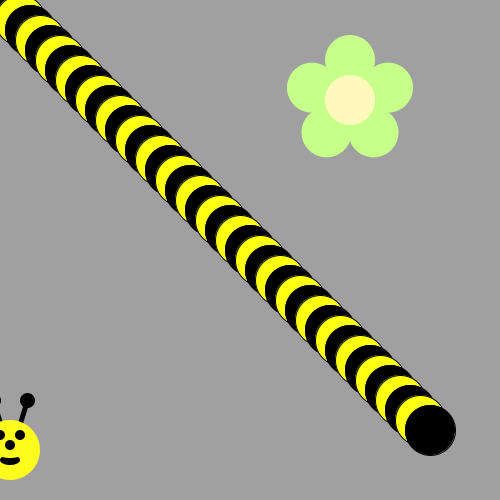
Frame 1 (no input)
Frame 60 (the mouse pressed at the canvas centre just before this capture): identical to frame 1, image omitted
Frame 120 (the mouse held since frame 60 and released just before this capture): identical to frame 1, image omitted

The Processing sketch that drew this single still picture (run headless with seeded random() and noise(); from frame 60 on, the mouse is pressed at the canvas centre):

// Processing sketch: Bumble_bee
// ── Bumble_bee.pde
int x=10;
int y=10;
void draw() {
/*Use a loop to make a body for the Bee!
Then put his head on using drawBeeFace(x,y)
Use Modulo to make the colors alternate 
*/
}

void drawFlower(int x, int y) {
     noStroke();
     translate(x, y);
     // draw 5 petals, rotating after each one<
     fill(#c6ff89);      // green
      for (int i = 0; i < 5; i++) {
           ellipse(0, -40, 50, 50);
          rotate(radians(72));
     }
     fill(#fff9bb); // light yellow
  ellipse(0, 0, 50, 50);
} 
void drawBeeFace(int BeeFaceX, int BeeFaceY) {
     noStroke();
     fill(0, 0, 0);
     stroke(1);
     strokeWeight(5);
     line(BeeFaceX-10, BeeFaceY-27, BeeFaceX-17, BeeFaceY-50);
     line(BeeFaceX+10, BeeFaceY-27, BeeFaceX+17, BeeFaceY-50);
     ellipse(BeeFaceX-17, BeeFaceY-50, 10, 10);
     ellipse(BeeFaceX+17, BeeFaceY-50, 10, 10);
     noStroke();
     fill(255, 251, 28);
     ellipse(BeeFaceX, BeeFaceY, 60, 60); // face
     fill(255, 237, 209);
     fill(0,0,0);
      ellipse(BeeFaceX-10, BeeFaceY-15, 10, 10); // eyes
     ellipse(BeeFaceX+10, BeeFaceY-15, 10, 10);
      ellipse(BeeFaceX, BeeFaceY-5, 10, 10); // nose
      ellipse(BeeFaceX, BeeFaceY+10, 20, 10);// mouth
     fill(255, 251, 28);
     ellipse(BeeFaceX, BeeFaceY+5, 20, 6);
}

void setup() {
     ellipseMode(CENTER);
     size(500, 500);
     background(160, 160, 160);
      
    
     x=10;
     y=10;
for(int i=0;i<43;i++){
  if(i%2==0)
 {

   fill(0,0,0);
 }
   else{
     fill(255,255,17);
   }

  ellipse(x,y,50,50);
  x=x+10;
  y=y+10;
 

}
drawBeeFace(X+10,y+10);
drawFlower(350, 100);

}
